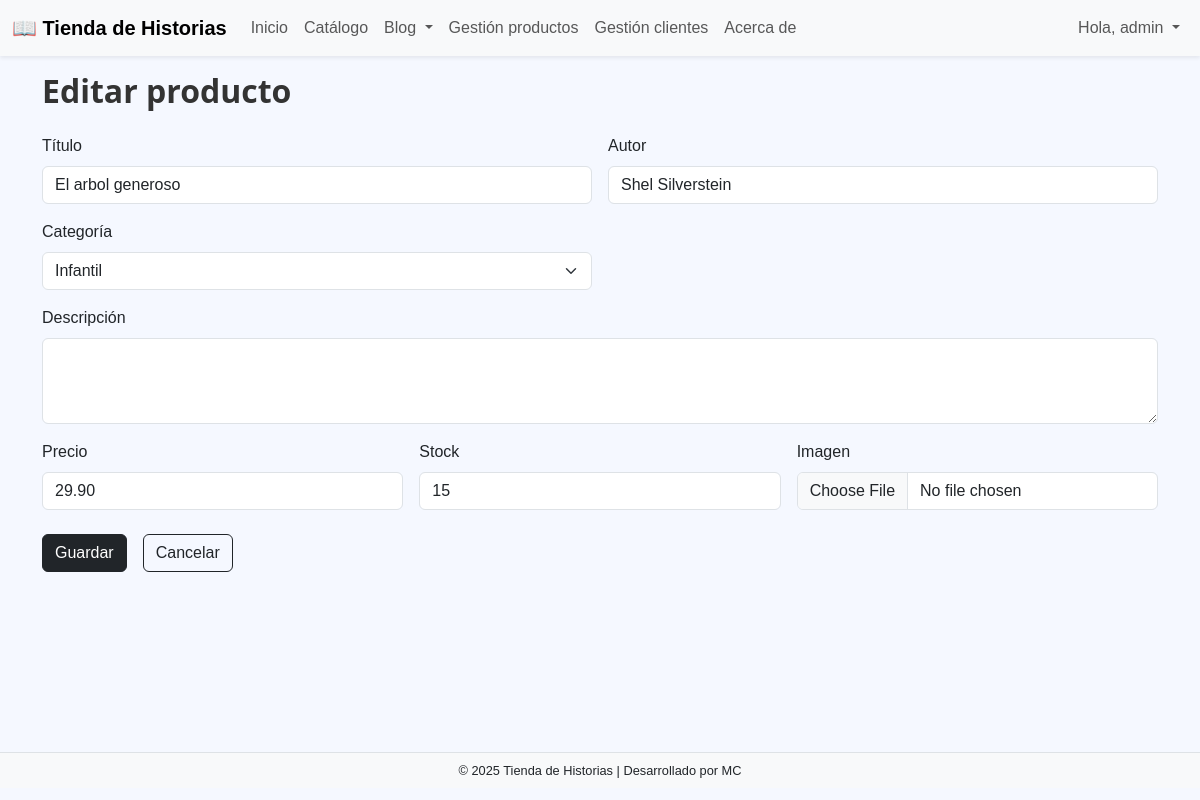
Screenshot of /productos/1/edit/ (signed in) with the database file from the repository.
### product/models.py (models this page shows, shortened)
class Product(models.Model):
    title = models.CharField(max_length=200)
    author = models.CharField(max_length=100)
    description = models.TextField()
    price = models.DecimalField(max_digits=8, decimal_places=2)
    stock = models.PositiveIntegerField()
    category = models.ForeignKey(Category, on_delete=models.SET_NULL, null=True)
    image = models.ImageField(upload_to='product_images/', blank=True, null=True)
    created_at = models.DateTimeField(auto_now_add=True)

### product/views.py (the view)
# urls.py: path("<int:pk>/edit/",   ProductUpdateView.as_view(), name="product_edit"),
class ProductUpdateView(LoginRequiredMixin, StaffRequiredMixin,
                        SuccessMessageMixin, UpdateView):
    model = Product
    form_class = ProductForm
    template_name = "product/product_form.html"
    success_url = reverse_lazy("product:product_list")
    success_message = "Producto actualizado correctamente."

### product/forms.py
class ProductForm(forms.ModelForm):
    class Meta:
        model = Product
        fields = '__all__'  # Incluye todos los campos del modelo Product
        widgets = {         #Widgets para personalizar la apariencia de los campos
            'name': forms.TextInput(attrs={'class': 'form-control'}),
            'author': forms.TextInput(attrs={'class': 'form-control'}),
            'description': forms.Textarea(attrs={'class': 'form-control', 'rows': 3}),
            'price': forms.NumberInput(attrs={'class': 'form-control'}),
            'category': forms.Select(attrs={'class': 'form-select'}),
            'image': forms.ClearableFileInput(attrs={'class': 'form-control'}),
        }

### core/view_mixins.py (called while the page is built)
    def test_func(self):
        return self.request.user.is_staff

### product/models.py (called while the page is built)
    def __str__(self):
        return self.name

### product/templatetags/custom_filters.py (called while the page is built)
@register.filter(name='add_class')
def add_class(field, css_class):
    return field.as_widget(attrs={'class': css_class})

### product/templates/product/product_form.html (shortened to what this page needs)
{% extends 'core/base.html' %}
{% load custom_filters %}
{% block content %}
<div class="container mt-3">
  <h2 class="mb-4" style="font-family:'Segoe UI',sans-serif;font-weight:600;color:#333;">
    {% if object.pk %}
      Editar producto
    {% else %}
      Crear producto
    {% endif %}
  </h2>
  <form method="post" enctype="multipart/form-data" class="needs-validation" novalidate>
    <div class="row g-3">
      <div class="col-md-6">
        <label for="{{ form.title.id_for_label }}" class="form-label">Título</label>
        {{ form.title|add_class:"form-control" }}
      </div>
      <div class="col-md-6">
        <label for="{{ form.author.id_for_label }}" class="form-label">Autor</label>
        {{ form.author|add_class:"form-control" }}
      </div>
      <div class="col-md-6">
        <label for="{{ form.category.id_for_label }}" class="form-label">Categoría</label>
        {{ form.category|add_class:"form-select" }}
      </div>
      <div class="col-md-12">
        <label for="{{ form.description.id_for_label }}" class="form-label">Descripción</label>
        {{ form.description|add_class:"form-control" }}
      </div>
      <div class="col-md-4">
        <label for="{{ form.price.id_for_label }}" class="form-label">Precio</label>
        {{ form.price|add_class:"form-control" }}
      </div>
      <div class="col-md-4">
        <label for="{{ form.stock.id_for_label }}" class="form-label">Stock</label>
        {{ form.stock|add_class:"form-control" }}
      </div>
      <div class="col-md-4">
        <label for="{{ form.image.id_for_label }}" class="form-label">Imagen</label>
        {{ form.image|add_class:"form-control" }}
      </div>
    </div>
    <div class="mt-4 d-flex gap-3">
      <button type="submit" class="btn btn-dark">Guardar</button>
      <a href="{% url 'product:product_list' %}" class="btn btn-outline-dark">Cancelar</a>
    </div>
  </form>
</div>
{% endblock %}

### core/templates/core/base.html (shortened to what this page needs)
<!DOCTYPE html>
<html lang="es">
<head>
  {% load static %}
  <link href="https://cdn.jsdelivr.net/npm/bootstrap@5.3.0/dist/css/bootstrap.min.css" rel="stylesheet">
</head>
<body>
  <nav class="navbar navbar-expand-lg navbar-light bg-light shadow-sm">
    <div class="container-fluid">
      <a class="navbar-brand" href="{% url 'core:home' %}">📖 Tienda de Historias</a>
      <div class="collapse navbar-collapse" id="navbarContent">
        <ul class="navbar-nav me-auto mb-2 mb-lg-0">
          <li class="nav-item">
            <a class="nav-link" href="{% url 'core:home' %}">Inicio</a>
          </li>
          <li class="nav-item">
            <a class="nav-link" href="{% url 'product:catalog_view' %}">Catálogo</a>
          </li>
          <li class="nav-item dropdown">
            <a class="nav-link dropdown-toggle" href="#" id="blogDropdown" role="button" data-bs-toggle="dropdown">
              Blog
            </a>
          </li>
          {% if user.is_authenticated and user.is_staff %}
            <li class="nav-item"><a class="nav-link" href="{% url 'product:product_list' %}">Gestión productos</a></li>
            <li class="nav-item"><a class="nav-link" href="{% url 'client:client_list' %}">Gestión clientes</a></li>
          {% endif %}
          <li class="nav-item">
            <a class="nav-link" href="{% url 'core:about' %}">Acerca de</a>
          </li>
        </ul>
        <ul class="navbar-nav mb-2 mb-lg-0">
          {% if user.is_authenticated %}
            <li class="nav-item dropdown">
              <a class="nav-link dropdown-toggle" href="#" id="userDropdown" role="button" data-bs-toggle="dropdown">
                Hola, {{ user.get_full_name|default:user.username }}
              </a>
            </li>
          {% else %}
            <li class="nav-item">
              <a class="nav-link" href="{% url 'login' %}">Login</a>
            </li>
          {% endif %}
        </ul>
      </div>
    </div>
  </nav>
  <main class="container-fluid px-0" style="min-height:85vh;">
    {% block content %}{% endblock %}
  </main>
  <footer class="text-center py-2" style="font-size:.8rem; background-color:#f8f9fa; border-top:1px solid #dee2e6;">
    <p class="mb-0">© 2025 Tienda de Historias | Desarrollado por MC</p>
  </footer>
</body>
</html>

### core/templates/core/base.html (style rules this page uses)
body { font-family: Arial, Helvetica, sans-serif; background-color:#f5f8ff; color:#212529; }
.navbar-brand { font-weight:bold; }

### rows the page displays
Product: title "El arbol generoso", author "Shel Silverstein", category "Infantil", price "29.90", stock "15"

### other values shown
{{ user.get_full_name|default:user.username }} "admin"
